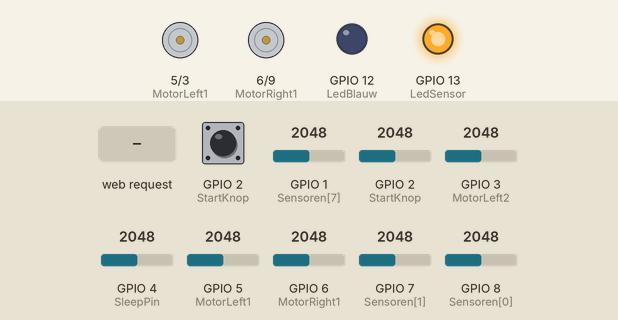
Bench run of a sketch on a simulated ESP32-S3. Shown: motor-driver pin pairs drawn as motors (green arrow = first pin HIGH = forward, orange = second pin HIGH = backward, longer = more drive), output pins drawn as LEDs (lit = HIGH). Inputs (shaded band) come from the test bench; at power-on: GPIO 2 (StartKnop) HIGH, GPIO 1 (Sensoren[7]) = 2048, GPIO 2 (StartKnop) = 2048, GPIO 3 (MotorLeft2) = 2048, GPIO 4 (SleepPin) = 2048, GPIO 5 (MotorLeft1) = 2048, GPIO 6 (MotorRight1) = 2048, GPIO 7 (Sensoren[1]) = 2048, GPIO 8 (Sensoren[0]) = 2048 (analog values on the 0–4095 scale). EEPROM starts erased; pins used as bus, display or sensor lines are not drawn; what the sketch prints to the serial monitor is not drawn.

Above: at 1.2 s.
1.3 s: GPIO 2 (StartKnop) pulled LOW for 0.15 s
At 2.3 s:
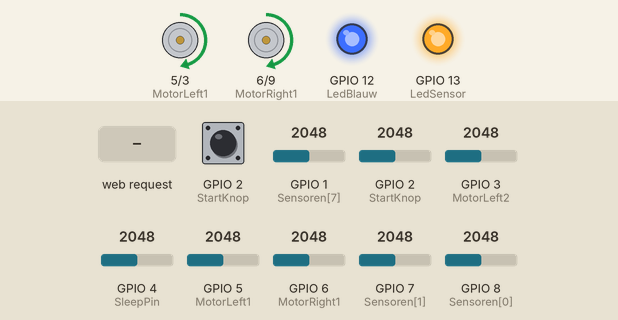
2.9 s: GPIO 1 (Sensoren[7]) set to 2866
At 3.6 s:
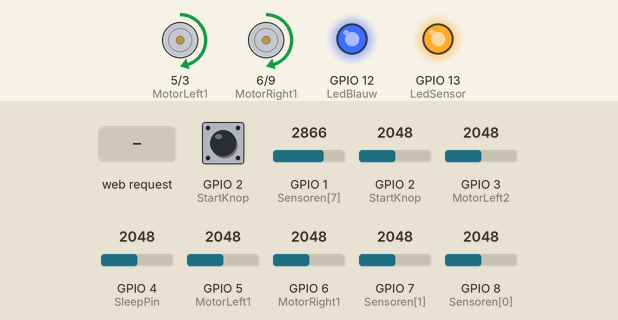
4.4 s: GPIO 2 (StartKnop) set to 160
At 4.7 s:
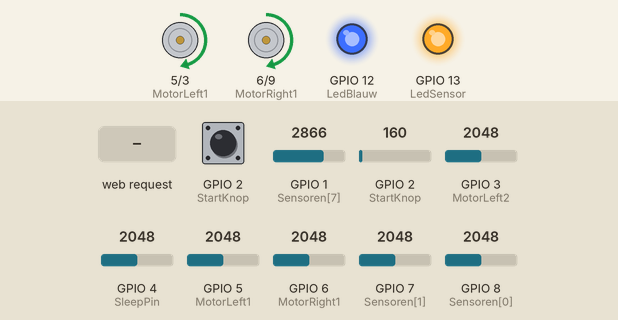
5.9 s: HTTP request GET /instellen received
At 7.1 s:
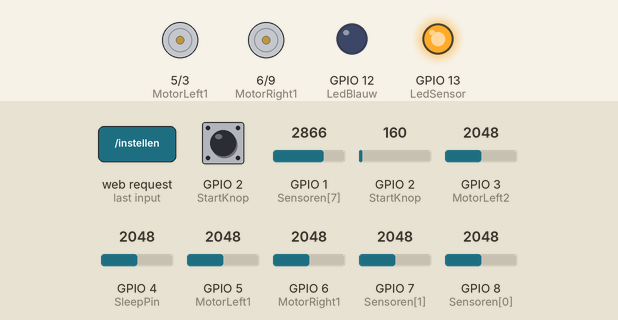
7.4 s: HTTP request GET /run received
At 8.1 s:
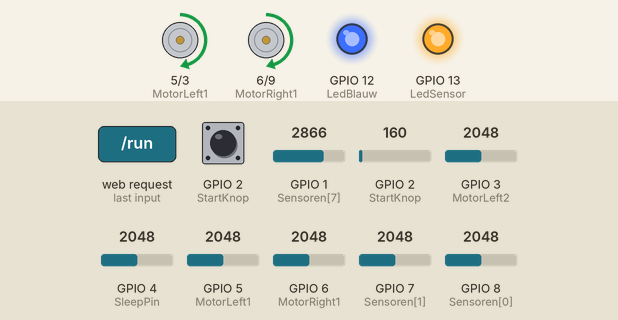
8.9 s: HTTP request GET /stop received
At 9.2 s:
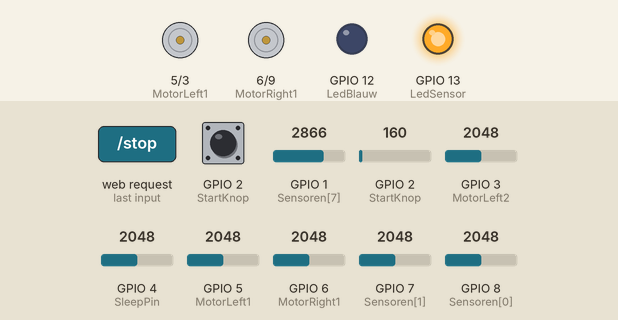
Timing chart, 0 to 11.4 s (numbered marks = the images above; inputs shaded):
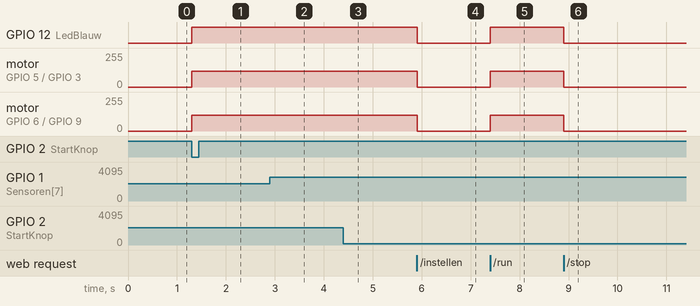

The sketch:

LineFollowerV3.ino
```cpp
#include <WiFi.h>
#include <WebServer.h>
#include <Preferences.h>
#include <math.h>

// De Nano maakt zelf een wifi-netwerk. Pas deze gegevens naar wens aan.
const char* WIFI_SSID = "LineFollower-Ward";
const char* WIFI_PASSWORD = "12345678"; // Minimaal 8 tekens

WebServer server(80);
Preferences preferences;

// Pinout van de line follower
#define MotorLeft1 5   // Fysiek linkermotor: DRV8833 IN3 -> D5 (vooruit)
#define MotorLeft2 3   // Fysiek linkermotor: DRV8833 IN4 -> D3 (achteruit)
#define MotorRight1 6  // Fysiek rechtermotor: DRV8833 IN2 -> D6 (vooruit)
#define MotorRight2 9  // Fysiek rechtermotor: DRV8833 IN1 -> D9 (achteruit)
const int SleepPin = 4; // DRV8833 SLEEP -> D4
const int Sensoren[] = {A7, A6, A5, A4, A3, A2, A1, A0};
const int StartKnop = 2;
const int LedBlauw = 12;
const int LedSensor = 13;

int normalised[8];
volatile bool run = false;
float Error = 0;
float LastError = 0;
float Position = 3.5f;
float Output = 0;
float iTerm = 0;
unsigned long Current = 0;
unsigned long Previous = 0;
unsigned long Difference = 0;
unsigned long CalculationTime = 0;
float PowerLeft = 0;
float PowerRight = 0;

struct Parameters_t {
  unsigned long CycleTime; // microseconden
  int Black[8];
  int White[8];
  int Power;
  float Diff;
  float Kp;
  float Ki; // interne waarde, zoals in het oorspronkelijke programma
  float Kd; // interne waarde, zoals in het oorspronkelijke programma
} Parameters;

void laadInstellingen() {
  Parameters.CycleTime = preferences.getULong("cycle", 10000);
  Parameters.Power = preferences.getInt("power", 120);
  Parameters.Diff = preferences.getFloat("diff", 0.0f);
  Parameters.Kp = preferences.getFloat("kp", 1.0f);
  Parameters.Ki = preferences.getFloat("ki", 0.0f);
  Parameters.Kd = preferences.getFloat("kd", 0.0f);
  preferences.getBytes("black", Parameters.Black, sizeof(Parameters.Black));
  preferences.getBytes("white", Parameters.White, sizeof(Parameters.White));

  // Eerste start: bruikbare standaardwaarden voor 12-bit analoge metingen.
  if (!preferences.isKey("black")) {
    for (int i = 0; i < 8; i++) Parameters.Black[i] = 0;
  }
  if (!preferences.isKey("white")) {
    for (int i = 0; i < 8; i++) Parameters.White[i] = 4095;
  }
  Parameters.CycleTime = constrain(Parameters.CycleTime, 1000UL, 1000000UL);
  Parameters.Power = constrain(Parameters.Power, 0, 255);
}

void bewaarInstellingen() {
  preferences.putULong("cycle", Parameters.CycleTime);
  preferences.putInt("power", Parameters.Power);
  preferences.putFloat("diff", Parameters.Diff);
  preferences.putFloat("kp", Parameters.Kp);
  preferences.putFloat("ki", Parameters.Ki);
  preferences.putFloat("kd", Parameters.Kd);
  preferences.putBytes("black", Parameters.Black, sizeof(Parameters.Black));
  preferences.putBytes("white", Parameters.White, sizeof(Parameters.White));
}

float getKigu() {
  return Parameters.Ki / (Parameters.CycleTime / 1000000.0f);
}

float getKdgu() {
  return Parameters.Kd * (Parameters.CycleTime / 1000000.0f);
}

String maakPagina() {
  String html = R"HTML(<!doctype html>
<html lang="nl"><head><meta charset="utf-8">
<meta name="viewport" content="width=device-width,initial-scale=1">
<title>Line follower instellingen</title>
<style>
body{font-family:system-ui,sans-serif;max-width:620px;margin:2rem auto;padding:0 1rem;background:#f4f6f8;color:#17202a}
main{background:white;padding:1.25rem;border-radius:14px;box-shadow:0 3px 16px #0001}
label{display:block;margin:1rem 0 .35rem;font-weight:600}
input[type=number]{box-sizing:border-box;width:100%;padding:.7rem;font-size:1rem}
button{margin:.6rem .35rem .2rem 0;padding:.75rem 1rem;font-size:1rem;background:#1264a3;color:white;border:0;border-radius:8px}
.stop{background:#a32929}.cal{background:#52616b}.status{padding:.75rem;background:#eef6ff;border-radius:8px}
.hint{font-size:.92rem;color:#46515c}
</style></head><body><main>
<h1>Line follower</h1>
<p class="status">Robotstatus: <strong>)HTML";
  html += run ? "rijdt" : "gestopt";
  html += R"HTML(</strong> &nbsp;|&nbsp; IP-adres: 192.168.4.1</p>
<form action="/instellen" method="get">
<label for="cycle">CycleTime (microseconden)</label>
<input id="cycle" name="cycle" type="number" min="1000" max="1000000" step="100" value=")HTML";
  html += String(Parameters.CycleTime);
  html += R"HTML(">
<label for="power">Power (0–255)</label>
<input id="power" name="power" type="number" min="0" max="255" value=")HTML";
  html += String(Parameters.Power);
  html += R"HTML(">
<label for="diff">Diff</label>
<input id="diff" name="diff" type="number" step="0.01" value=")HTML";
  html += String(Parameters.Diff, 3);
  html += R"HTML(">
<label for="kp">Kp</label>
<input id="kp" name="kp" type="number" step="0.01" value=")HTML";
  html += String(Parameters.Kp, 3);
  html += R"HTML(">
<label for="ki">Ki</label>
<input id="ki" name="ki" type="number" step="0.01" value=")HTML";
  html += String(getKigu(), 4);
  html += R"HTML(">
<label for="kd">Kd</label>
<input id="kd" name="kd" type="number" step="0.01" value=")HTML";
  html += String(getKdgu(), 4);
  html += R"HTML(">
<button type="submit">Parameters opslaan</button>
</form>
<form action="/run" method="get"><button type="submit">Start</button></form>
<form action="/stop" method="get"><button class="stop" type="submit">Stop</button></form>
<h2>Sensorcalibratie</h2>
<p class="hint">Plaats de sensoren op de juiste ondergrond voordat je calibreert.</p>
<form action="/calibrate" method="get">
<button class="cal" name="kleur" value="black" type="submit">Meet zwart</button>
<button class="cal" name="kleur" value="white" type="submit">Meet wit</button>
</form>
<p class="hint">Parameters en calibratie worden opgeslagen en blijven na een herstart bewaard.</p>
</main></body></html>)HTML";
  return html;
}

void toonStartpagina() {
  server.send(200, "text/html; charset=utf-8", maakPagina());
}

void stelIn() {
  // Ook de robot laten stoppen zodra instellingen worden aangepast.
  run = false;

  if (server.hasArg("cycle")) {
    unsigned long cycleNieuw = strtoul(server.arg("cycle").c_str(), nullptr, 10);
    Parameters.CycleTime = constrain(cycleNieuw, 1000UL, 1000000UL);
  }
  if (server.hasArg("power")) {
    Parameters.Power = constrain(server.arg("power").toInt(), 0, 255);
  }
  if (server.hasArg("diff")) Parameters.Diff = server.arg("diff").toFloat();
  if (server.hasArg("kp")) Parameters.Kp = server.arg("kp").toFloat();
  if (server.hasArg("ki")) {
    Parameters.Ki = server.arg("ki").toFloat() * (Parameters.CycleTime / 1000000.0f);
  }
  if (server.hasArg("kd")) {
    Parameters.Kd = server.arg("kd").toFloat() / (Parameters.CycleTime / 1000000.0f);
  }
  bewaarInstellingen();
  toonStartpagina();
}

void startRobot() {
  run = true;
  toonStartpagina();
}

void stopMotoren() {
  PowerLeft = 0;
  PowerRight = 0;
  analogWrite(MotorLeft1, 0);
  analogWrite(MotorLeft2, 0);
  analogWrite(MotorRight1, 0);
  analogWrite(MotorRight2, 0);
  digitalWrite(MotorLeft1, LOW);
  digitalWrite(MotorLeft2, LOW);
  digitalWrite(MotorRight1, LOW);
  digitalWrite(MotorRight2, LOW);
}

void stopRobot() {
  run = false;
  stopMotoren();
  toonStartpagina();
}

void calibreerSensoren() {
  run = false;
  if (server.arg("kleur") == "black") {
    for (int i = 0; i < 8; i++) Parameters.Black[i] = analogRead(Sensoren[i]);
  } else if (server.arg("kleur") == "white") {
    for (int i = 0; i < 8; i++) Parameters.White[i] = analogRead(Sensoren[i]);
  }
  bewaarInstellingen();
  toonStartpagina();
}

void Interrupt() {
  static unsigned long laatsteInterrupt = 0;
  unsigned long interruptTijd = millis();
  if (interruptTijd - laatsteInterrupt > 500) {
    run = !run;
    laatsteInterrupt = interruptTijd;
  }
}

void setup() {
  Serial.begin(115200);
  analogReadResolution(12);
  preferences.begin("linefollower", false);
  laadInstellingen();

  for (int i = 0; i < 8; i++) pinMode(Sensoren[i], INPUT);
  pinMode(LedSensor, OUTPUT);
  digitalWrite(LedSensor, HIGH);
  pinMode(StartKnop, INPUT_PULLUP);
  attachInterrupt(digitalPinToInterrupt(StartKnop), Interrupt, FALLING);
  pinMode(LedBlauw, OUTPUT);
  pinMode(MotorLeft1, OUTPUT);
  pinMode(MotorLeft2, OUTPUT);
  pinMode(MotorRight1, OUTPUT);
  pinMode(MotorRight2, OUTPUT);
  pinMode(SleepPin, OUTPUT);
  digitalWrite(SleepPin, HIGH);

  WiFi.mode(WIFI_AP);
  if (!WiFi.softAP(WIFI_SSID, WIFI_PASSWORD)) {
    Serial.println("Wifi-toegangspunt starten is mislukt.");
    while (true) delay(1000);
  }

  server.on("/", HTTP_GET, toonStartpagina);
  server.on("/instellen", HTTP_GET, stelIn);
  server.on("/run", HTTP_GET, startRobot);
  server.on("/stop", HTTP_GET, stopRobot);
  server.on("/calibrate", HTTP_GET, calibreerSensoren);
  server.begin();

  Serial.println("Wifi-netwerk gestart.");
  Serial.print("Verbind met: ");
  Serial.println(WIFI_SSID);
  Serial.print("Open: http://");
  Serial.println(WiFi.softAPIP());
}

void loop() {
  server.handleClient();

  if (!run) {
    stopMotoren();
    iTerm = 0;
    LastError = 0;
    digitalWrite(LedBlauw, LOW);
    return; // Bij stop geen verdere berekeningen of motorcommando's uitvoeren.
  }

  Current = micros();
  digitalWrite(LedBlauw, HIGH);

  if (Current - Previous >= Parameters.CycleTime) {
    Previous = Current;
    for (int i = 0; i < 8; i++) {
      // Deze sensoren geven bij zwart een hogere ADC-waarde dan bij wit.
      // Zet zwart daarom om naar 1000 (lijn) en wit naar 0 (achtergrond).
      normalised[i] = constrain(
        map(analogRead(Sensoren[i]), Parameters.White[i], Parameters.Black[i], 0, 1000),
        0, 1000
      );
    }

    float weightedSum = 0;
    float sumVal = 0;
    for (int i = 0; i < 8; i++) {
      if (normalised[i] > 100) {
        weightedSum += (float)normalised[i] * i;
        sumVal += normalised[i];
      }
    }
    if (sumVal > 0) Position = weightedSum / sumVal;

    Error = Position - 3.5f;
    Output = Error * Parameters.Kp;
    iTerm = 0;
    iTerm += Parameters.Ki * Error;
    iTerm = constrain(iTerm, -510.0f, 510.0f);
    Output += iTerm;
    Output += Parameters.Kd * (Error - LastError);
    LastError = Error;
    Output = constrain(Output, -510.0f, 510.0f);

    int sensorTotaal = 0;
    for (int i = 0; i < 8; i++) sensorTotaal += normalised[i];
    if (sensorTotaal < 200) Output = 0;

    if (run) {
      if (Output >= 0) {
        PowerLeft = constrain(Parameters.Power + (Parameters.Diff * Output), -255.0f, 255.0f);
        PowerRight = constrain(PowerLeft - Output, -255.0f, 255.0f);
        PowerLeft = PowerRight + Output;
      } else {
        PowerRight = constrain(Parameters.Power - (Parameters.Diff * Output), -255.0f, 255.0f);
        PowerLeft = constrain(PowerRight + Output, -255.0f, 255.0f);
        PowerRight = PowerLeft - Output;
      }

      if (PowerLeft > 0) {
        analogWrite(MotorLeft1, (int)PowerLeft);
        digitalWrite(MotorLeft2, LOW);
      } else {
        digitalWrite(MotorLeft1, LOW);
        analogWrite(MotorLeft2, (int)-PowerLeft);
      }
      if (PowerRight > 0) {
        analogWrite(MotorRight1, (int)PowerRight);
        digitalWrite(MotorRight2, LOW);
      } else {
        digitalWrite(MotorRight1, LOW);
        analogWrite(MotorRight2, (int)-PowerRight);
      }
    }
  }

  Difference = micros() - Current;
  if (Difference > CalculationTime) CalculationTime = Difference;
}
```

Measured:
- after the input at 1.3 s, GPIO 12 (LedBlauw): LOW → HIGH at once; motor on GPIO 5 (MotorLeft1) / GPIO 3 (MotorLeft2), motor on GPIO 6 (MotorRight1) / GPIO 9 (MotorRight2): stopped → forward 120/255 at once
- after the input at 2.9 s, motor on GPIO 5 (MotorLeft1) / GPIO 3 (MotorLeft2): forward 120/255 → forward 119/255 at once
- after the input at 4.4 s, motor on GPIO 5 (MotorLeft1) / GPIO 3 (MotorLeft2): forward 119/255 → forward 120/255 at once; motor on GPIO 6 (MotorRight1) / GPIO 9 (MotorRight2): forward 120/255 → forward 119/255 at once
- after the input at 5.9 s, GPIO 12 (LedBlauw): HIGH → LOW at once; motor on GPIO 5 (MotorLeft1) / GPIO 3 (MotorLeft2): forward 120/255 → stopped at once; motor on GPIO 6 (MotorRight1) / GPIO 9 (MotorRight2): forward 119/255 → stopped at once
- after the input at 7.4 s, GPIO 12 (LedBlauw): LOW → HIGH at once; motor on GPIO 5 (MotorLeft1) / GPIO 3 (MotorLeft2): stopped → forward 120/255 at once; motor on GPIO 6 (MotorRight1) / GPIO 9 (MotorRight2): stopped → forward 119/255 at once
- after the input at 8.9 s, GPIO 12 (LedBlauw): HIGH → LOW at once; motor on GPIO 5 (MotorLeft1) / GPIO 3 (MotorLeft2): forward 120/255 → stopped at once; motor on GPIO 6 (MotorRight1) / GPIO 9 (MotorRight2): forward 119/255 → stopped at once
